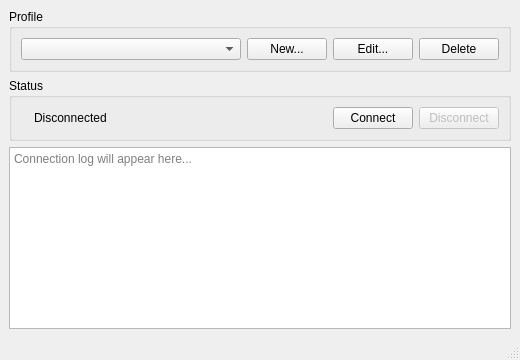
<?xml version="1.0" encoding="UTF-8"?>
<ui version="4.0">
 <class>MainWindow</class>
 <widget class="QMainWindow" name="MainWindow">
  <property name="geometry">
   <rect>
    <x>0</x>
    <y>0</y>
    <width>520</width>
    <height>360</height>
   </rect>
  </property>
  <property name="windowTitle">
   <string>Keenetic anti-DPI VPN</string>
  </property>
  <widget class="QWidget" name="centralwidget">
   <layout class="QVBoxLayout" name="verticalLayout">
    <item>
     <widget class="QGroupBox" name="profileGroup">
      <property name="title">
       <string>Profile</string>
      </property>
      <layout class="QHBoxLayout" name="profileLayout">
       <item>
        <widget class="QComboBox" name="profileCombo">
         <property name="sizePolicy">
          <sizepolicy hsizetype="Expanding" vsizetype="Fixed"><horstretch>0</horstretch><verstretch>0</verstretch></sizepolicy>
         </property>
        </widget>
       </item>
       <item>
        <widget class="QPushButton" name="newBtn">
         <property name="text"><string>New...</string></property>
        </widget>
       </item>
       <item>
        <widget class="QPushButton" name="editBtn">
         <property name="text"><string>Edit...</string></property>
        </widget>
       </item>
       <item>
        <widget class="QPushButton" name="deleteBtn">
         <property name="text"><string>Delete</string></property>
        </widget>
       </item>
      </layout>
     </widget>
    </item>
    <item>
     <widget class="QGroupBox" name="statusGroup">
      <property name="title">
       <string>Status</string>
      </property>
      <layout class="QHBoxLayout" name="statusLayout">
       <item>
        <widget class="QLabel" name="statusIndicator">
         <property name="maximumSize"><size><width>32</width><height>32</height></size></property>
         <property name="pixmap"><pixmap resource="../openconnect-gui.qrc">:/images/traffic_light_off.png</pixmap></property>
         <property name="scaledContents"><bool>true</bool></property>
        </widget>
       </item>
       <item>
        <widget class="QLabel" name="statusLabel">
         <property name="text"><string>Disconnected</string></property>
        </widget>
       </item>
       <item><spacer><property name="orientation"><enum>Qt::Horizontal</enum></property><property name="sizeHint"><size><width>40</width><height>20</height></size></property></spacer></item>
       <item>
        <widget class="QPushButton" name="connectBtn">
         <property name="text"><string>Connect</string></property>
        </widget>
       </item>
       <item>
        <widget class="QPushButton" name="disconnectBtn">
         <property name="text"><string>Disconnect</string></property>
         <property name="enabled"><bool>false</bool></property>
        </widget>
       </item>
      </layout>
     </widget>
    </item>
    <item>
     <widget class="QPlainTextEdit" name="logView">
      <property name="readOnly"><bool>true</bool></property>
      <property name="placeholderText"><string>Connection log will appear here...</string></property>
     </widget>
    </item>
   </layout>
  </widget>
  <widget class="QMenuBar" name="menubar"/>
  <widget class="QStatusBar" name="statusbar"/>
 </widget>
 <resources>
  <include location="../openconnect-gui.qrc"/>
 </resources>
 <connections/>
</ui>
